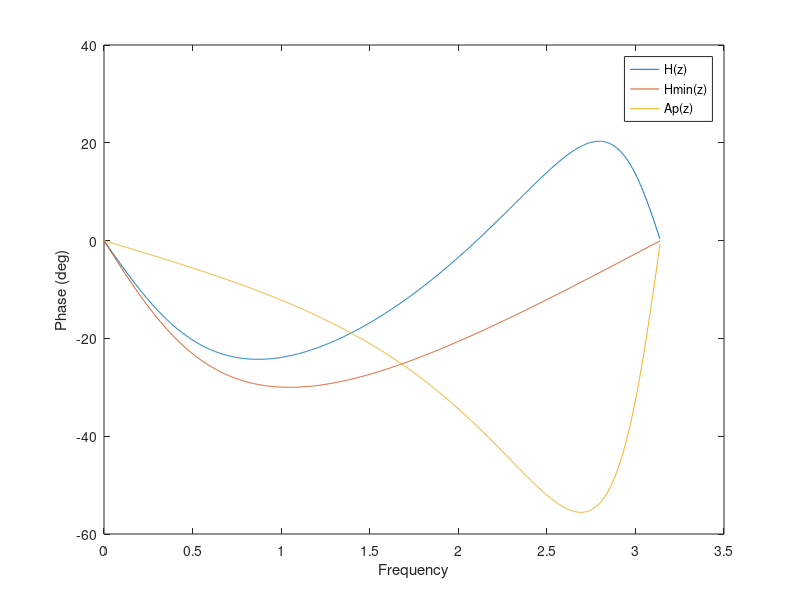

MATLAB code for this plot:
% ECE 310 HW 1 Problem 2
% Jing Jiang

% H(z)
b1 = [3, 4];
b2 = [1, 5];
a1 = [2, -1];
a2 = [1, 3];

Hz_b = conv(b1, b2);
Hz_a = conv(a1, conv(a2, a2));
[h1, w1] = phasez(Hz_b, Hz_a, 1000);

figure();
plot(w1, h1*180/pi);
hold on

% H_min(z)
b3 = 1;
a3 = [2, -1];

[h2, w2] = phasez(b3, a3, 1000);
plot(w2, h2*180/pi);

% A_p(z)
b4 = [1, 3/4];
b5 = [1, 1/5];
b6 = [1, 3];
a4 = [1, 4/3];
a5 = [1, 5];
a6 = [1, 1/3];
Ap_b = conv(conv(b6, b6), conv(b4, b5));
Ap_a = conv(conv(a6, a6), conv(a4, a5));
[h3, w3] = phasez(Ap_b, Ap_a, 1000);
plot(w3, h3*180/pi);

xlabel('Frequency');
ylabel('Phase (deg)');
legend('H(z)','Hmin(z)','Ap(z)');



